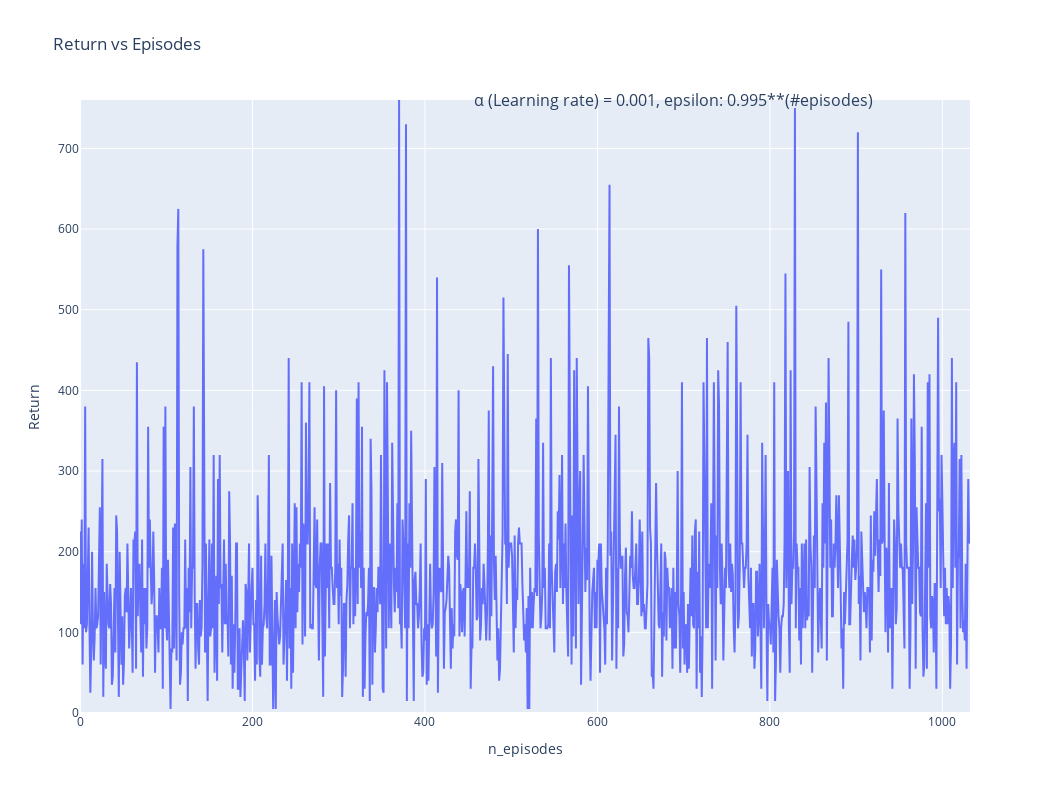

Notebook cell for this chart:
### Markdown cell above
This plot tracks return vs # episodes <br>
https://plot.ly/~mickPar/13.embed

### Code cell
experience.experience_gain
x_upperBound = len(experience.experience_gain)
y_upperBound = max(experience.experience_gain)

custom_scatterplot('Return vs Episodes', experience.experience_gain, 'n_episodes', 'Return',  x_upperBound, y_upperBound)

### Figure 1 — Plotly figure (JSON) as saved in the notebook; plotly's stock layout.template omitted (floating-point values rounded to 4 significant figures; data arrays with more than 128 entries replaced by an {"elided": "..."} marker saying what was removed)
{"data": [{"name": "RMSE (Root Mean Square Error)", "type": "scatter", "uid": "5eacaf", "x": {"elided": "1032 int values"}, "y": {"elided": "1032 int values"}}], "layout": {"annotations": [{"font": {"size": 16}, "showarrow": false, "text": "α (Learning rate) = 0.001, epsilon: 0.995**(#episodes)", "x": 688, "y": 760}], "autosize": true, "height": 793, "title": {"text": "Return vs Episodes"}, "width": 1050, "xaxis": {"autorange": false, "range": [0, 1032], "title": {"text": "n_episodes"}, "type": "linear"}, "yaxis": {"autorange": false, "range": [0, 760], "title": {"text": "Return"}, "type": "linear"}}}
